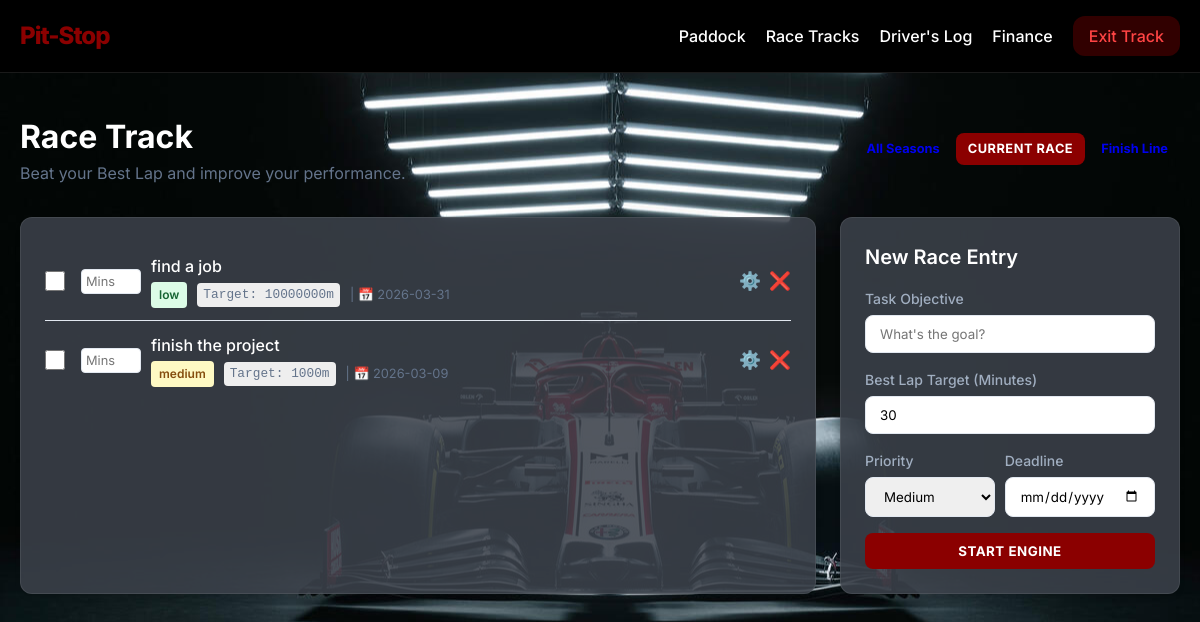
Page /tasks?filter=active&priority=all (signed in) on the committed database.
### app.py (models this page shows, shortened)
class Task(db.Model):
    id           = db.Column(db.Integer, primary_key=True)
    title        = db.Column(db.String(200), nullable=False)
    description  = db.Column(db.Text, default='')
    deadline     = db.Column(db.Date, nullable=True)
    best_lap     = db.Column(db.Integer, default=0) # Planned time in minutes
    actual_time  = db.Column(db.Integer, default=0) # Actual time in minutes
    priority     = db.Column(db.String(10), default='medium')
    completed    = db.Column(db.Boolean, default=False)
    created_at   = db.Column(db.DateTime, default=datetime.utcnow)
    user_id      = db.Column(db.Integer, db.ForeignKey('user.id'), nullable=False)

### app.py (the view)
@app.route('/tasks')
@login_required
def tasks():
    u = get_user()
    f = request.args.get('filter', 'all')
    p = request.args.get('priority', 'all')
    q = Task.query.filter_by(user_id=u.id)
    if f == 'active': q = q.filter_by(completed=False)
    elif f == 'done': q = q.filter_by(completed=True)
    if p != 'all':    q = q.filter_by(priority=p)
    return render_template('tasks.html', user=u, tasks=q.order_by(Task.created_at.desc()).all(),
                           filter_by=f, priority=p, today=date.today())

### app.py (called while the page is built)
def login_required(f):
    @wraps(f)
    def decorated(*args, **kwargs):
        if 'user_id' not in session or User.query.get(session['user_id']) is None:
            session.pop('user_id', None) # Clear invalid session
            flash('Войдите в систему.', 'warning')
            return redirect(url_for('login'))
        return f(*args, **kwargs)
    return decorated

def get_user():
    return User.query.get(session['user_id']) if 'user_id' in session else None

### templates/tasks.html (shortened to what this page needs)
{% extends "base.html" %}
{% block content %}
<div style="margin-top: 40px; margin-bottom: 32px; display: flex; justify-content: space-between; align-items: center;">
    <div>
        <h1 style="font-size: 2rem; font-weight: 700; color: #fff">Race Track</h1>
        <p style="color: var(--text-muted);">Beat your Best Lap and improve your performance.</p>
    </div>
    <div style="display: flex; gap: 12px; align-items: center;">
        <div style="display: flex; gap: 4px;">
            <a href="{{ url_for('tasks', filter='all', priority=priority) }}"
                class="btn {% if filter_by == 'all' %}btn-primary{% else %}btn-secondary{% endif %}"
                style="padding: 6px 12px; font-size: 0.8rem;">All Seasons</a>
            <a href="{{ url_for('tasks', filter='active', priority=priority) }}"
                class="btn {% if filter_by == 'active' %}btn-primary{% else %}btn-secondary{% endif %}"
                style="padding: 6px 12px; font-size: 0.8rem;">Current Race</a>
            <a href="{{ url_for('tasks', filter='done', priority=priority) }}"
                class="btn {% if filter_by == 'done' %}btn-primary{% else %}btn-secondary{% endif %}"
                style="padding: 6px 12px; font-size: 0.8rem;">Finish Line</a>
        </div>
    </div>
</div>
<div class="dashboard" style="grid-template-columns: 1fr 340px;">
    <div class="card">
        {% if tasks %}
        <div>
            {% for t in tasks %}
            <div class="task-item"
                style="{% if t.completed %}border-left: 4px solid {% if t.is_improved %}var(--success){% else %}var(--border){% endif %}; padding-left: 12px;{% endif %}">
                <form action="{{ url_for('toggle_task', tid=t.id) }}" method="POST"
                    style="display: flex; align-items: center;">
                    <input type="checkbox" onChange="this.form.submit()" {% if t.completed %}checked{% endif %}
                        style="width: 20px; height: 20px; cursor: pointer; margin-right: 16px;">
                    {% if not t.completed %}
                    <input type="number" name="actual_time" placeholder="Mins"
                        style="width: 60px; padding: 4px; font-size: 0.8rem; border: 1px solid var(--border); border-radius: 4px; margin-right: 10px;"
                        title="Actual time taken">
                    {% endif %}
                </form>
                <div class="task-info">
                    <div class="task-title"
                        style="{% if t.completed %}text-decoration: line-through; color: var(--text-muted);{% endif %}">
                        {{ t.title }}
                    </div>
                    <div class="task-meta" style="margin-top: 4px; display: flex; gap: 10px; align-items: center;">
                        <span class="badge badge-{{ t.priority }}">{{ t.priority }}</span>
                        <span
                            style="font-family: monospace; font-size: 0.8rem; background: #eee; padding: 2px 6px; border-radius: 4px;">
                            Target: {{ t.best_lap }}m
                        </span>
                        {% if t.deadline %}
                        <span style="font-size: 0.8rem; color: var(--text-muted);">| 📅 {{ t.deadline }}</span>
                        {% endif %}
                    </div>
                </div>
                <div style="display: flex; gap: 8px; align-items: center;">
                    <a href="{{ url_for('edit_task', tid=t.id) }}"
                        style="text-decoration: none; font-size: 1.1rem;">⚙️</a>
                    <form action="{{ url_for('delete_task', tid=t.id) }}" method="POST"
                        onsubmit="return confirm('Retire from race?')">
                        <button type="submit"
                            style="background: none; border: none; font-size: 1.1rem; cursor: pointer;">❌</button>
                    </form>
                </div>
            </div>
            {% endfor %}
        </div>
        {% else %}
        <p style="text-align: center; padding: 48px 0; color: var(--text-muted);">Empty track. Add a task to start the
            race!</p>
        {% endif %}
    </div>
    <div class="card" style="height: fit-content;">
        <h3 class="card-title">New Race Entry </h3>
        <form action="{{ url_for('add_task') }}" method="POST">
            <div class="form-group">
                <label>Task Objective</label>
                <input type="text" name="title" class="form-input" required placeholder="What's the goal?">
            </div>
            <div class="form-group">
                <label>Best Lap Target (Minutes)</label>
                <input type="number" name="best_lap" class="form-input" value="30" min="1">
            </div>
            <div class="form-group" style="display: grid; grid-template-columns: 1fr 1fr; gap: 10px;">
                <div>
                    <label>Priority</label>
                    <select name="priority" class="form-input">
                        <option value="medium" selected>Medium</option>
                    </select>
                </div>
                <div>
                    <label>Deadline</label>
                    <input type="date" name="deadline" class="form-input">
                </div>
            </div>
            <button type="submit" class="btn btn-primary" style="width: 100%; font-weight: 700;">START ENGINE
            </button>
        </form>
    </div>
</div>
{% endblock %}

### static/css/style.css (style rules this page uses)
:root { --primary: #8b0000; --primary-hover: #660000; --bg-main: #000000; --bg-card: #ffffff; --text-main: #1e293b; --text-muted: #64748b; --border: #e2e8f0; --success: #22c55e; --error: #ef4444; --warning: #f59e0b; --radius: 12px; --shadow: 0 4px 6px -1px rgb(0 0 0 / 0.1), 0 2px 4px -2px rgb(0 0 0 / 0.1); }
* { margin: 0; padding: 0; box-sizing: border-box; font-family: 'Inter', -apple-system, BlinkMacSystemFont, "Segoe UI", Roboto, sans-serif; }
body { background-image: url('../img/bg.jpg'); background-size: cover; background-attachment: fixed; background-position: center; color: var(--text-main); line-height: 1.5; min-height: 100vh; }
.dashboard { display: grid; grid-template-columns: repeat(auto-fit, minmax(300px, 1fr)); gap: 24px; margin-top: 32px; }
.card { background: rgba(60, 65, 75, 0.88); border-radius: var(--radius); border: 1px solid rgba(255, 255, 255, 0.08); padding: 24px; box-shadow: var(--shadow); color: #ffffff; }
.card-title { font-size: 1.25rem; font-weight: 600; color: #ffffff; margin-bottom: 16px; display: flex; justify-content: space-between; align-items: center; }
.form-group { margin-bottom: 16px; }
.form-group label { display: block; font-size: 0.875rem; font-weight: 500; margin-bottom: 6px; color: #a0aec0; }
.form-input { width: 100%; padding: 10px 14px; border: 1px solid var(--border); border-radius: 8px; outline: none; transition: border-color 0.2s; }
.btn { display: inline-block; padding: 10px 20px; border-radius: 8px; font-weight: 700; text-align: center; cursor: pointer; transition: all 0.2s; border: none; text-decoration: none; }
.btn-primary { background: var(--primary); color: white; text-transform: uppercase; letter-spacing: 0.5px; }
.task-item { display: flex; align-items: center; padding: 12px 0; border-bottom: 1px solid var(--border); }
.task-item:last-child { border-bottom: none; }
.task-info { flex-grow: 1; }
.task-title { font-weight: 500; }
.task-meta { font-size: 0.75rem; color: var(--text-muted); }
.badge { padding: 4px 8px; border-radius: 4px; font-size: 0.75rem; font-weight: 600; }
.badge-low { background: #dcfce7; color: #166534; }
.badge-medium { background: #fef9c3; color: #854d0e; }

### templates/base.html (style rules this page uses)
a, button, input { transition: all 0.2s ease; }

### rows in the picture
Task: title "find a job", priority "low", best_lap "10000000", deadline "2026-03-31"
Task: title "finish the project", priority "medium", best_lap "1000", deadline "2026-03-09"
